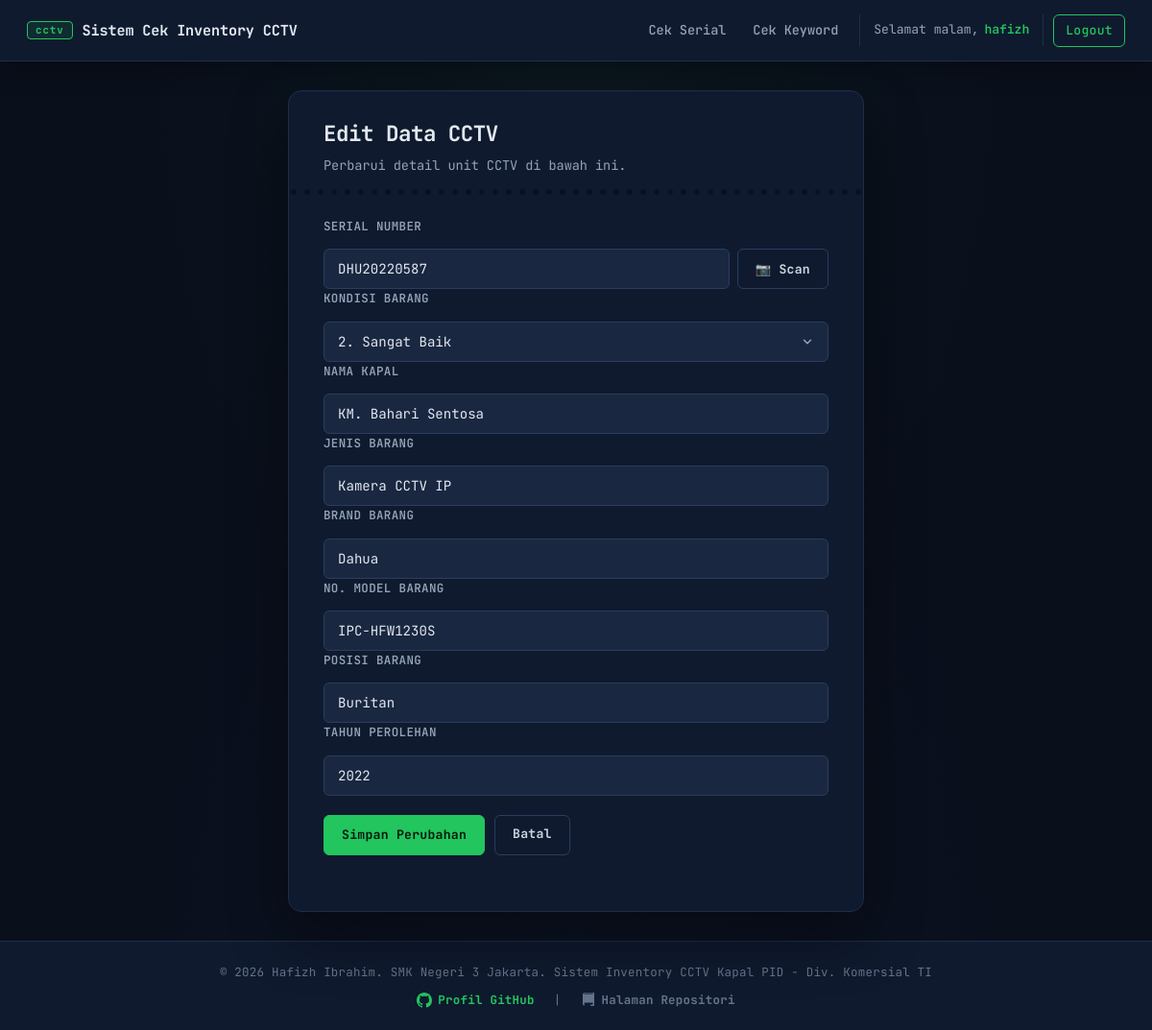
The page /add_edit.php?id=3 (signed in) on the database its author committed.
### tables this page shows
CREATE TABLE `cctv_inventory` (
  `id` int(11) NOT NULL,
  `serial_number` varchar(100) NOT NULL,
  `kondisi` enum('Baru','Sangat Baik','Baik','Cukup','Rusak') DEFAULT 'Baru',
  `nama_kapal` varchar(150) NOT NULL,
  `jenis_barang` varchar(100) NOT NULL,
  `brand_barang` varchar(100) NOT NULL,
  `no_model` varchar(100) NOT NULL,
  `posisi_barang` varchar(150) NOT NULL,
  `tahun_perolehan` year(4) NOT NULL,
  `created_at` timestamp NOT NULL DEFAULT current_timestamp(),
  `updated_at` timestamp NOT NULL DEFAULT current_timestamp() ON UPDATE current_timestamp()
);

### add_edit.php (the view, shortened to what this page needs)
<?php
require_once __DIR__ . '/config.php';
$id = isset($_GET['id']) ? (int)$_GET['id'] : 0;
$isEdit = $id > 0;
$data = [
    'serial_number' => '', 'kondisi' => 'Baru', 'nama_kapal' => '', 'jenis_barang' => '',
    'brand_barang' => '', 'no_model' => '', 'posisi_barang' => '', 'tahun_perolehan' => '',
];
if ($isEdit) {
    $stmt = $pdo->prepare("SELECT * FROM cctv_inventory WHERE id = :id");
    $stmt->execute(['id' => $id]);
    $existing = $stmt->fetch();
    $data = $existing;
}
?>
<!DOCTYPE html>
<html lang="id">
<head>
<link rel="stylesheet" href="assets/style.css">
</head>
<body>
<?php include __DIR__ . '/partials/navbar.php'; ?>
<div class="container narrow">
    <h1><?= $isEdit ? 'Edit Data CCTV' : 'Tambah Data CCTV' ?></h1>
    <p class="subtitle"><?= $isEdit ? 'Perbarui detail unit CCTV di bawah ini.' : 'Isi detail unit CCTV baru.' ?></p>
<form method="post" class="stacked">
        <div class="field">
            <label for="serial_number">Serial Number</label>
            <div style="display: flex; gap: 8px; align-items: center;">
                <input type="text" id="serial_number" name="serial_number" required value="<?= htmlspecialchars($data['serial_number']) ?>" style="flex: 1;">
                <button type="button" id="btn-scan" class="btn btn-secondary" style="white-space: nowrap;">📷 Scan</button>
            </div>
        </div>
<div class="field">
            <label>Kondisi Barang</label>
            <select name="kondisi" required>
                <option value="Sangat Baik" <?= $data['kondisi'] === 'Sangat Baik' ? 'selected' : '' ?>>2. Sangat Baik</option>
            </select>
        </div>
<div class="field">
            <label>Nama Kapal</label>
            <input type="text" name="nama_kapal" required value="<?= htmlspecialchars($data['nama_kapal']) ?>">
        </div>
        <div class="field"><label>Jenis Barang</label><input type="text" name="jenis_barang" required value="<?= htmlspecialchars($data['jenis_barang']) ?>"></div>
        <div class="field"><label>Brand Barang</label><input type="text" name="brand_barang" required value="<?= htmlspecialchars($data['brand_barang']) ?>"></div>
        <div class="field"><label>No. Model Barang</label><input type="text" name="no_model" required value="<?= htmlspecialchars($data['no_model']) ?>"></div>
        <div class="field"><label>Posisi Barang</label><input type="text" name="posisi_barang" required value="<?= htmlspecialchars($data['posisi_barang']) ?>"></div>
        <div class="field"><label>Tahun Perolehan</label><input type="text" name="tahun_perolehan" required value="<?= htmlspecialchars($data['tahun_perolehan']) ?>" maxlength="4"></div>
<div class="actions-row" style="margin-top: 20px;">
            <button type="submit" class="btn"><?= $isEdit ? 'Simpan Perubahan' : 'Simpan Data' ?></button>
            <a href="index.php" class="btn btn-secondary">Batal</a>
        </div>
    </form>
</div>
<?php include __DIR__ . '/partials/footer.php'; ?>
</body>
</html>

### assets/style.css (style rules this page uses)
:root { --bg-app: #0a0f1c; --bg-surface: #0f1a2e; --bg-surface-2: #131f36; --bg-elevated: #1a2740; --border: #1e2d4a; --border-strong: #2a3d5f; --border-subtle: rgba(148, 163, 184, 0.10); --text: #e2e8f0; --text-2: #cbd5e1; --text-3: #94a3b8; --text-muted: #64748b; --accent: #22c55e; --accent-dark: #16a34a; --accent-darker: #15803d; --accent-bg: rgba(34, 197, 94, 0.10); --accent-ring: rgba(34, 197, 94, 0.28); --accent-glow: rgba(34, 197, 94, 0.42); --slate: #475569; --slate-dark: #334155; --amber: #d97706; --amber-dark: #b45309; --info: #3b82f6; --info-bg: rgba(59, 130, 246, 0.10); --r-sm: 4px; --r: 6px; --r-lg: 10px; --r-xl: 14px; --font-mono: 'JetBrains Mono', 'Fira Code', 'SF Mono', 'Cascadia Code', ui-monospace, Consolas, 'Liberation Mono', monospace; --t: 0.18s ease; }
*, *::before, *::after { box-sizing: border-box; margin: 0; padding: 0; }
html { -webkit-text-size-adjust: 100%; }
body { font-family: var(--font-mono); font-size: 14px; background-color: var(--bg-app); background-image: radial-gradient(ellipse at top, rgba(34, 197, 94, 0.05), transparent 55%), radial-gradient(ellipse at bottom, rgba(59, 130, 246, 0.04), transparent 55%); background-attachment: fixed; color: var(--text); line-height: 1.55; display: flex; flex-direction: column; min-height: 100vh; -webkit-font-smoothing: antialiased; letter-spacing: -0.005em; }
a { color: var(--accent); text-decoration: none; transition: color var(--t); }
.container { max-width: 1240px; width: 94%; margin: 30px auto; background: var(--bg-surface); padding: 30px 36px 36px; border-radius: var(--r-xl); border: 1px solid var(--border); box-shadow: 0 1px 0 rgba(255, 255, 255, 0.02) inset, 0 24px 60px rgba(0, 0, 0, 0.45); flex: 1; position: relative; animation: fadeIn 0.35s ease; }
.container.narrow { max-width: 600px; }
h1 { font-size: 1.4rem; font-weight: 700; color: var(--text); letter-spacing: -0.02em; margin-bottom: 8px; line-height: 1.3; }
.subtitle { color: var(--text-3); font-size: 0.85rem; margin-bottom: 22px; line-height: 1.6; padding-bottom: 20px; position: relative; }
.subtitle::after { content: ''; display: block; position: absolute; left: -36px; right: -36px; bottom: 0; height: 8px; background-image: radial-gradient(circle at center, var(--bg-app) 2.5px, transparent 3.2px); background-size: 14px 8px; background-repeat: repeat-x; background-position: center; opacity: 0.9; }
input[type="text"], input[type="password"], input[type="number"], input[type="email"], input[type="file"], select, textarea { width: 100%; height: 42px; padding: 10px 14px; font-family: var(--font-mono); font-size: 0.88rem; color: var(--text); background-color: var(--bg-elevated); border: 1px solid var(--border-strong); border-radius: var(--r); outline: none; transition: border-color var(--t), box-shadow var(--t), background-color var(--t); }
input::placeholder { color: var(--text-muted); }
select { appearance: none; background-repeat: no-repeat; background-position: right 14px center; padding-right: 40px; cursor: pointer; }
.form-group label, .field label { display: block; margin-bottom: 7px; font-weight: 600; font-size: 0.78rem; letter-spacing: 0.03em; text-transform: uppercase; color: var(--text-3); }
.field { display: flex; flex-direction: column; gap: 7px; flex: 1; min-width: 220px; }
button, .btn { display: inline-flex; align-items: center; justify-content: center; gap: 8px; height: 42px; padding: 0 18px; font-family: var(--font-mono); font-size: 0.82rem; font-weight: 700; letter-spacing: 0.02em; color: var(--text); background: var(--slate); border: 1px solid var(--border-strong); border-radius: var(--r); cursor: pointer; text-decoration: none; white-space: nowrap; transition: background-color var(--t), border-color var(--t), box-shadow var(--t), transform 0.08s ease, color var(--t); }
.btn, button[type="submit"] { background: var(--accent); border-color: var(--accent); color: #061a0e; box-shadow: 0 0 0 0 var(--accent-glow); }
.btn-secondary { background: transparent; border-color: var(--border-strong); color: var(--text-2); }
.actions-row { display: flex; gap: 10px; margin-bottom: 22px; flex-wrap: wrap; }

### rows shown on the page
cctv_inventory: serial_number "DHU20220587", kondisi "2. Sangat Baik", nama_kapal "KM. Bahari Sentosa", jenis_barang "Kamera CCTV IP", brand_barang "Dahua", no_model "IPC-HFW1230S", posisi_barang "Buritan", tahun_perolehan "2022"

### other values the page prints
$greet "Selamat malam"
$_SESSION['username'] "hafizh"
